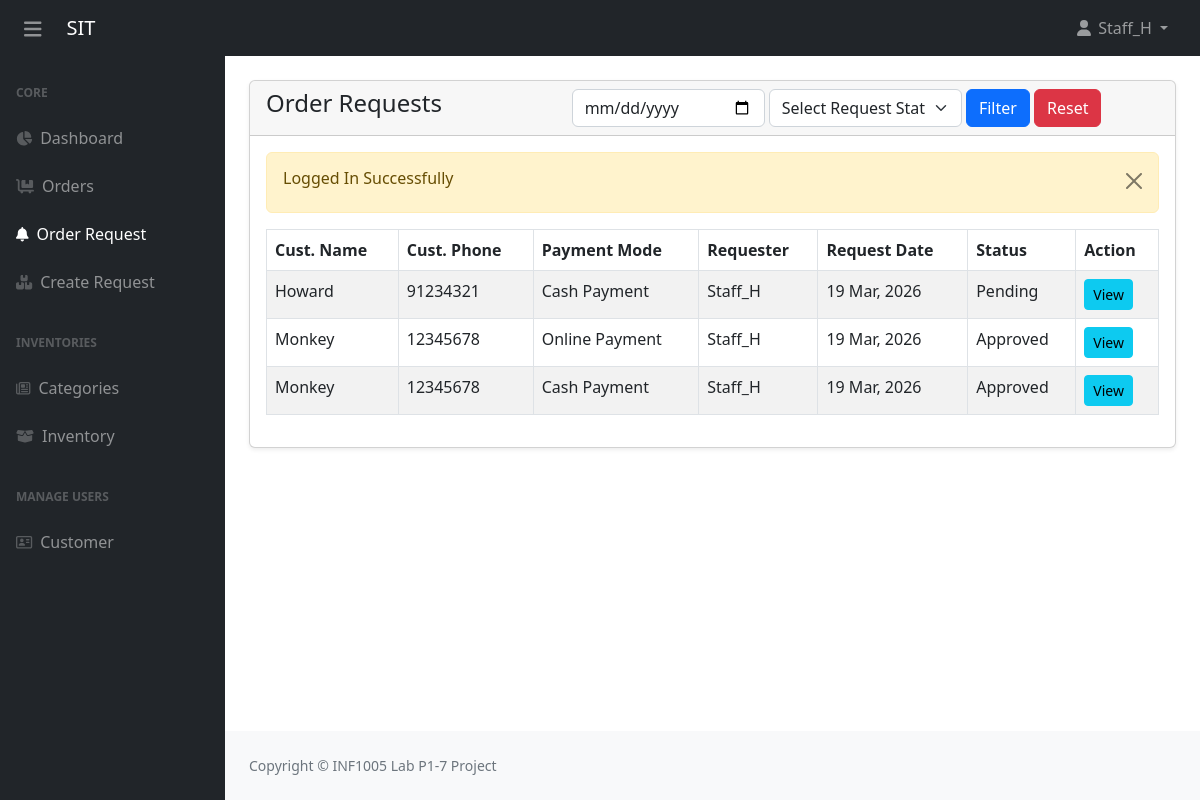
/templates/order-request.php (signed in), run on the app's committed database.
### tables this page shows
CREATE TABLE `request_order` (
  `_id` int NOT NULL AUTO_INCREMENT,
  `userID` int NOT NULL,
  `customerID` int NOT NULL,
  `total_amount` decimal(10,2) NOT NULL,
  `payment_mode` varchar(100) NOT NULL COMMENT '''cash, online''',
  `status` varchar(100) NOT NULL DEFAULT 'Pending',
  `created_at` timestamp NOT NULL DEFAULT CURRENT_TIMESTAMP,
  `updated_at` timestamp NULL DEFAULT CURRENT_TIMESTAMP,
  PRIMARY KEY (`_id`),
  KEY `fk_request_user_idx` (`userID`),
  KEY `fk_request_customer_idx` (`customerID`),
  CONSTRAINT `fk_request_customer` FOREIGN KEY (`customerID`) REFERENCES `customer` (`_id`),
  CONSTRAINT `fk_request_user` FOREIGN KEY (`userID`) REFERENCES `user` (`_id`)
);

CREATE TABLE `customer` (
  `_id` int NOT NULL AUTO_INCREMENT,
  `companyName` varchar(20) NOT NULL,
  `customerName` varchar(45) NOT NULL,
  `email` varchar(255) NOT NULL,
  `telephone` varchar(255) NOT NULL,
  `created_at` timestamp NOT NULL DEFAULT CURRENT_TIMESTAMP,
  `updated_at` timestamp NULL DEFAULT CURRENT_TIMESTAMP,
  PRIMARY KEY (`_id`)
);

CREATE TABLE `user` (
  `_id` int NOT NULL AUTO_INCREMENT,
  `roleID` int NOT NULL,
  `userName` varchar(15) NOT NULL,
  `fullName` varchar(255) NOT NULL,
  `password` varchar(255) NOT NULL,
  `email` varchar(255) NOT NULL,
  `telephone` varchar(255) NOT NULL,
  `avatar` varchar(255) NOT NULL DEFAULT '../assets/profile/default.png',
  `dob` date DEFAULT NULL,
  `failed_attempts` int NOT NULL DEFAULT '0' COMMENT '0 = login, 1 =first_login',
  `first_log` tinyint(1) NOT NULL DEFAULT '0' COMMENT '0 = not_lock, 1= lock',
  `lock_acc` tinyint(1) NOT NULL DEFAULT '0' COMMENT '0 = not_lock, 1= lock',
  `created_at` timestamp NOT NULL DEFAULT CURRENT_TIMESTAMP,
  `updated_at` timestamp NOT NULL DEFAULT CURRENT_TIMESTAMP,
  `logTime` timestamp NULL DEFAULT NULL,
  PRIMARY KEY (`_id`),
  UNIQUE KEY `email_UNIQUE` (`email`),
  UNIQUE KEY `telephone_UNIQUE` (`telephone`),
  UNIQUE KEY `idx_user_contact_unique` (`email`,`telephone`),
  KEY `fk_user_role_idx` (`roleID`),
  KEY `fk_user_request_user_idx` (`userName`,`email`),
  CONSTRAINT `fk_user_role` FOREIGN KEY (`roleID`) REFERENCES `role` (`_id`)
);

### templates/order-request.php (the view, shortened to what this page needs)
<?php
include('includes/header.php');
$createDate = isset($_GET['date']) ? validate($_GET['date']) : '';
$query = "SELECT o._id AS request_id, o.created_at AS request_date, o.*, c.*
          FROM request_order o
          JOIN customer c ON c._id = o.customerID";
$query .= " ORDER BY o._id DESC";
$orders = mysqli_query($con, $query);
?>
<div class="container-fluid px-4">
    <div class="card mt-4 shadow-sm">
        <div class="card-header">
            <div class="row">
                <div class="col-md-4">
                    <h4 class="mb-0">Order Requests</h4>
                </div>
                <div class="col-md-8">
                    <form action="" method="GET">
                        <div class="row g-1">
                            <div class="col-md-4">
                                <input type="date"
                                    name="date"
                                    class="form-control"
                                    value="<?= htmlspecialchars($createDate); ?>" />
                            </div>
                            <div class="col-md-4">
                                <select name="request_status" class="form-select">
                                    <option value="">Select Request Status</option>
                                </select>
                            </div>
                            <div class="col-md-4">
                                <button type="submit" class="btn btn-primary">Filter</button>
                                <a href="order-request.php" class="btn btn-danger">Reset</a>
                            </div>
                        </div>
                    </form>
                </div>
            </div>
        </div>
        <div class="card-body">
            <?php if ($orders && mysqli_num_rows($orders) > 0): ?>
                <div class="table-responsive">
                    <table class="table table-striped table-bordered align-items-center">
                        <thead>
                            <tr>
                                <th>Cust. Name</th>
                                <th>Cust. Phone</th>
                                <th>Payment Mode</th>
                                <th>Requester</th>
                                <th>Request Date</th>
                                <th>Status</th>
                                <th>Action</th>
                            </tr>
                        </thead>
                        <tbody>
                            <?php while ($orderItem = mysqli_fetch_assoc($orders)): ?>
                                <tr>
                                    <td><?= htmlspecialchars($orderItem['customerName']); ?></td>
                                    <td><?= htmlspecialchars(decryption($orderItem['telephone'])); ?></td>
                                    <td><?= htmlspecialchars($orderItem['payment_mode']); ?></td>
                                    <td>
                                        <?php
                                        $userID = validate($orderItem['userID']);
                                        $stmt = mysqli_prepare($con, "SELECT userName FROM user WHERE _id = ?");
                                        mysqli_stmt_bind_param($stmt, "i", $userID);
                                        mysqli_stmt_execute($stmt);
                                        $res = mysqli_stmt_get_result($stmt);
                                        $userData = mysqli_fetch_assoc($res);
                                        echo htmlspecialchars($userData['userName'] ?? 'Unknown');
                                        ?>
                                    </td>
                                    <td><?= date('d M, Y', strtotime($orderItem['request_date'])); ?></td>
                                    <td><?= htmlspecialchars($orderItem['status']); ?></td>
                                    <td>
                                        <form action="orders-request-view.php" method="post" style="display:inline-block;">
                                            <button type="submit" class="btn btn-info btn-sm">View</button>
                                        </form>
                                    </td>
                                </tr>
                            <?php endwhile; ?>
                        </tbody>
                    </table>
                </div>
            <?php else: ?>
                <h5>No Record Available</h5>
            <?php endif; ?>
        </div>
    </div>
</div>
<?php include('includes/footer.php'); ?>

### data on the page
request_order: customerID.customerName "Howard", customerID.telephone "91234321", payment_mode "Cash Payment", userID.userName "Staff_H", created_at "19 Mar, 2026", status "Pending"
request_order: customerID.customerName "Monkey", customerID.telephone "12345678", payment_mode "Online Payment", userID.userName "Staff_H", created_at "19 Mar, 2026", status "Approved"
request_order: customerID.customerName "Monkey", customerID.telephone "12345678", payment_mode "Cash Payment", userID.userName "Staff_H", created_at "19 Mar, 2026", status "Approved"

### other printed values
$_SESSION['loggedInUser']['username'] "Staff_H"
$_SESSION['status'] "Logged In Successfully"
